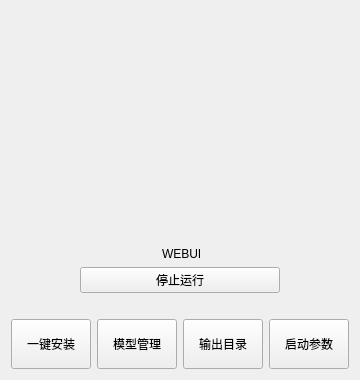
                     <widget class="QWidget" name="home">
                      <property name="styleSheet">
                       <string notr="true">background-position: center;
background-repeat: no-repeat;</string>
                      </property>
                      <layout class="QVBoxLayout" name="verticalLayout_23">
                       <item>
                        <layout class="QVBoxLayout" name="verticalLayout_22">
                         <item>
                          <layout class="QVBoxLayout" name="verticalLayout_21">
                           <item>
                            <spacer name="verticalSpacer_2">
                             <property name="orientation">
                              <enum>Qt::Vertical</enum>
                             </property>
                             <property name="sizeHint" stdset="0">
                              <size>
                               <width>20</width>
                               <height>40</height>
                              </size>
                             </property>
                            </spacer>
                           </item>
                           <item>
                            <layout class="QHBoxLayout" name="horizontalLayout_10">
                             <item>
                              <spacer name="horizontalSpacer">
                               <property name="orientation">
                                <enum>Qt::Horizontal</enum>
                               </property>
                               <property name="sizeHint" stdset="0">
                                <size>
                                 <width>40</width>
                                 <height>20</height>
                                </size>
                               </property>
                              </spacer>
                             </item>
                             <item>
                              <widget class="QPushButton" name="btn_start_sd">
                               <property name="sizePolicy">
                                <sizepolicy hsizetype="Preferred" vsizetype="Preferred">
                                 <horstretch>0</horstretch>
                                 <verstretch>0</verstretch>
                                </sizepolicy>
                               </property>
                               <property name="minimumSize">
                                <size>
                                 <width>250</width>
                                 <height>190</height>
                                </size>
                               </property>
                               <property name="maximumSize">
                                <size>
                                 <width>600</width>
                                 <height>600</height>
                                </size>
                               </property>
                               <property name="focusPolicy">
                                <enum>Qt::NoFocus</enum>
                               </property>
                               <property name="styleSheet">
                                <string notr="true">background-image: url(:/images/images/images/sd_icon_200.png);
border: none;</string>
                               </property>
                               <property name="text">
                                <string/>
                               </property>
                               <property name="autoRepeatDelay">
                                <number>100</number>
                               </property>
                               <property name="flat">
                                <bool>true</bool>
                               </property>
                              </widget>
                             </item>
                             <item>
                              <spacer name="horizontalSpacer_2">
                               <property name="orientation">
                                <enum>Qt::Horizontal</enum>
                               </property>
                               <property name="sizeHint" stdset="0">
                                <size>
                                 <width>40</width>
                                 <height>20</height>
                                </size>
                               </property>
                              </spacer>
                             </item>
                            </layout>
                           </item>
                           <item>
                            <widget class="QLabel" name="label_2">
                             <property name="maximumSize">
                              <size>
                               <width>16777215</width>
                               <height>15</height>
                              </size>
                             </property>
                             <property name="text">
                              <string> WEBUI</string>
                             </property>
                             <property name="alignment">
                              <set>Qt::AlignCenter</set>
                             </property>
                            </widget>
                           </item>
                           <item>
                            <layout class="QHBoxLayout" name="horizontalLayout_16">
                             <item>
                              <spacer name="horizontalSpacer_3">
                               <property name="orientation">
                                <enum>Qt::Horizontal</enum>
                               </property>
                               <property name="sizeHint" stdset="0">
                                <size>
                                 <width>40</width>
                                 <height>20</height>
                                </size>
                               </property>
                              </spacer>
                             </item>
                             <item>
                              <widget class="QPushButton" name="btn_stop_container">
                               <property name="minimumSize">
                                <size>
                                 <width>200</width>
                                 <height>0</height>
                                </size>
                               </property>
                               <property name="text">
                                <string>停止运行</string>
                               </property>
                              </widget>
                             </item>
                             <item>
                              <spacer name="horizontalSpacer_4">
                               <property name="orientation">
                                <enum>Qt::Horizontal</enum>
                               </property>
                               <property name="sizeHint" stdset="0">
                                <size>
                                 <width>40</width>
                                 <height>20</height>
                                </size>
                               </property>
                              </spacer>
                             </item>
                            </layout>
                           </item>
                          </layout>
                         </item>
                         <item>
                          <spacer name="verticalSpacer">
                           <property name="orientation">
                            <enum>Qt::Vertical</enum>
                           </property>
                           <property name="sizeHint" stdset="0">
                            <size>
                             <width>20</width>
                             <height>20</height>
                            </size>
                           </property>
                          </spacer>
                         </item>
                         <item>
                          <layout class="QHBoxLayout" name="horizontalLayout_6">
                           <item>
                            <widget class="QPushButton" name="btn_onekey_install">
                             <property name="minimumSize">
                              <size>
                               <width>0</width>
                               <height>50</height>
                              </size>
                             </property>
                             <property name="text">
                              <string>一键安装</string>
                             </property>
                            </widget>
                           </item>
                           <item>
                            <widget class="QPushButton" name="btn_root_file">
                             <property name="minimumSize">
                              <size>
                               <width>0</width>
                               <height>50</height>
                              </size>
                             </property>
                             <property name="text">
                              <string>模型管理</string>
                             </property>
                            </widget>
                           </item>
                           <item>
                            <widget class="QPushButton" name="btn_output_manage">
                             <property name="minimumSize">
                              <size>
                               <width>0</width>
                               <height>50</height>
                              </size>
                             </property>
                             <property name="text">
                              <string>输出目录</string>
                             </property>
                            </widget>
                           </item>
                           <item>
                            <widget class="QPushButton" name="btn_start_args">
                             <property name="minimumSize">
                              <size>
                               <width>0</width>
                               <height>50</height>
                              </size>
                             </property>
                             <property name="text">
                              <string>启动参数</string>
                             </property>
                            </widget>
                           </item>
                          </layout>
                         </item>
                        </layout>
                       </item>
                      </layout>
                     </widget>
